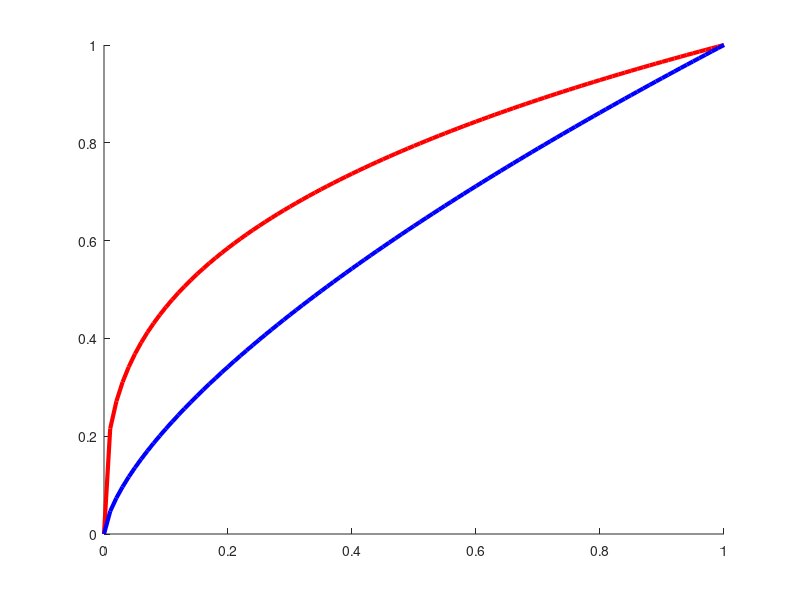

Here is the MATLAB script that generated this plot: (Note: this script raises an error after producing the figure.)
function ROChand

%ROC curves for two hypothetical classification systems. A is better than
%B. Plots true positive rate, (tpr) vs false positive rate, (fpr).
%Code by Matthew Dunham

domain = 0:0.01:1;
fA = @(x)x.^(1/3);
fB = @(x)x.^(2/3);
linewidth = {'LineWidth',3};
hold all;

plot(domain,fA(domain),'-r',linewidth{:});
plot(domain,fB(domain),'-b',linewidth{:});
shade(fB,0,0,1,'b',0.01);
plot([0;1],[1;0],'-k',linewidth{:});

intersectA = 0.3177; %Found using double(solve('(x^(1/3))+x-1','x'))
intersectB = 0.4302; %Found using double(solve('(x^(2/3))+x-1','x'))
plot(intersectA,fA(intersectA),'.r','MarkerSize',40);
plot(intersectB,fB(intersectB),'.b','MarkerSize',40);


axis([0,1,0,1]);
set(gca,'XTick',[0,1],'YTick',[0,1],'FontSize',20);
xlabel('fpr');
ylabel('tpr');
box on;


%A
annotation(gcf,'textbox',[0.3822 0.74 0.06254 0.08795],'String',{'A'},...
    'FontSize',24,...
    'FitBoxToText','off',...
    'LineStyle','none',...
    'Color',[1 0 0]);

% B
annotation(gcf,'textbox',[0.4837 0.66 0.06254 0.08795],'String',{'B'},...
    'FontSize',24,...
    'FitBoxToText','off',...
    'LineStyle','none',...
    'Color',[0 0 1]);

% AUC
annotation(gcf,'textbox',[0.45 0.25 0.104 0.1205],'String',{'AUC'},...
    'FontSize',24,...
    'FitBoxToText','off',...
    'LineStyle','none',...
    'Color',[0 0 1]);

%pdfcrop;
%print(gcf,'-dpdf','test.pdf');
if doPrintPmtk, printPmtkFigures('ROChand'); end;

end
